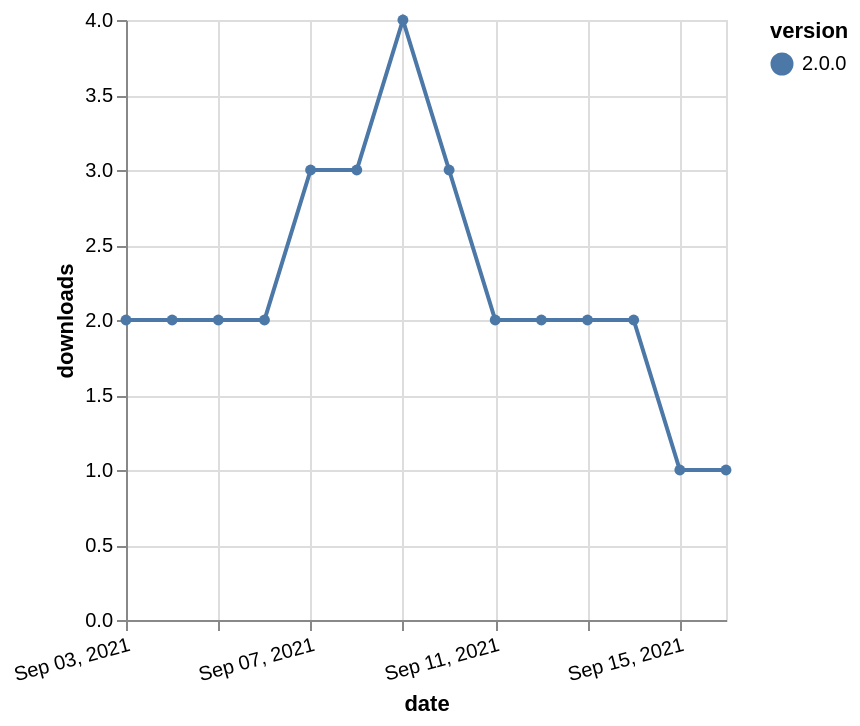

This figure's Vega-Lite source:
### Vega-Lite specification from a JSON file in a GitHub repository (floating-point values rounded to 4 significant figures)
{"$schema": "https://vega.github.io/schema/vega-lite/v5.json", "description": "A simple bar chart with embedded data.", "data": {"values": [{"date": "2021-09-03", "total": 2670, "delta": 2, "version": "2.0.0"}, {"date": "2021-09-04", "total": 2672, "delta": 2, "version": "2.0.0"}, {"date": "2021-09-05", "total": 2674, "delta": 2, "version": "2.0.0"}, {"date": "2021-09-06", "total": 2676, "delta": 2, "version": "2.0.0"}, {"date": "2021-09-07", "total": 2679, "delta": 3, "version": "2.0.0"}, {"date": "2021-09-08", "total": 2682, "delta": 3, "version": "2.0.0"}, {"date": "2021-09-09", "total": 2686, "delta": 4, "version": "2.0.0"}, {"date": "2021-09-10", "total": 2689, "delta": 3, "version": "2.0.0"}, {"date": "2021-09-11", "total": 2691, "delta": 2, "version": "2.0.0"}, {"date": "2021-09-12", "total": 2693, "delta": 2, "version": "2.0.0"}, {"date": "2021-09-13", "total": 2695, "delta": 2, "version": "2.0.0"}, {"date": "2021-09-14", "total": 2697, "delta": 2, "version": "2.0.0"}, {"date": "2021-09-15", "total": 2698, "delta": 1, "version": "2.0.0"}, {"date": "2021-09-16", "total": 2699, "delta": 1, "version": "2.0.0"}]}, "width": "container", "mark": {"type": "line", "point": {"filled": true}}, "encoding": {"x": {"field": "date", "type": "temporal", "timeUnit": "yearmonthdate", "title": "date", "axis": {"labelAngle": -15}}, "y": {"field": "delta", "type": "quantitative", "title": "downloads"}, "color": {"field": "version", "type": "nominal"}, "tooltip": {"field": "delta"}}}
